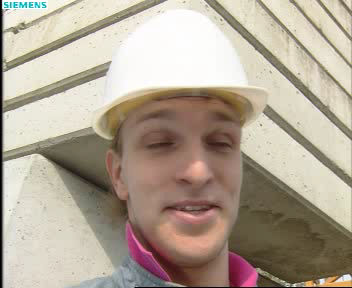
%> input picture Inpainting  package/foreman.bmp, 352 x 288 px
$ octave Demo_PnPADMM_TruncatedL1_Inpainting.m   (GNU Octave 9; MATLAB toolbox functions it lacks are replaced by stand-ins)
%> lines starting %> are read from the running program, lines starting %| are printed output that depends on the picture
### psnr.m
function p=psnr(rim,im)

%The function calculate the peak signal-to-noise ration.
% p=10*(log10(size(im,1)*size(im,2))-log10(norm(rim(:)-im(:))^2));

[m,n] = size(im);
MSE = norm(rim-im,'fro')^2/(m*n);
p = -10*log10(MSE);

### Inpainting  package/Demo_PnPADMM_TruncatedL1_Inpainting.m
% -------------------------------------------------------------------------
%   These MATLAB programs implement four typical Inpainting experiments (pixel missing) for five standard color test
%   images and mask removal for two of them using Denoiser regularization + Trunctaed Framelet L1 regularization
%   model with hybrid priors \lambda1 Denoiser(u) + \lambda2 ||(Wu)T||_1 + 1/2 ||Au - f||_2^2 as described in paper:
%   REQUIREMENTS
% ------------------------------------------------------------------
% *) Matlab 7.10.0(2010a) or later with installed:
% *) BM3D denoiser with installed:
% *) Wavelet tight frame with installed:
% ------------------------------------------------------------------
%   Title: A Universal Model-based Single Image Restoration Framework Using Hybrid Priors
%   Author: Liangtgian He and Yilun Wang
%   Version 1.0
%   Author: Liangtian He
%   Email:  helt@ahu.edu.cn
%   Last modified by L. He, October 2018
%   The updated version of our source code will be released later
% -------------------------------------------------------------------------
clear
clc
clf
addpath('../')
randn('seed',0); %  Fix random seed
%% Data percentage
Ratio_Set = [0.2, 0.3, 0.5, 0.8];
for ImgNo = 3
    for ratio_num = 1
        switch ImgNo
            case 1
                OrgName = 'lena256.jpg';
            case 2
                OrgName = 'House256rgb.png';
            case 3
                OrgName = 'foreman.bmp';
            case 4
                OrgName = 'Butterfly.tif';
            case 5
                OrgName = 'leaves.tif';
        end
    end
end
ratio = Ratio_Set(ratio_num); % ratio of available data, Options: [0.2, 0.3, 0.5, 0.8]
x_rgb = imread(OrgName); % Original True Image
%> x_rgb is the input picture: size 288x352x3 uint8; mean R, G, B 177.8, 165.5, 149.6
[N,M,dim]=size(x_rgb);
%> N = 288; M = 352; dim = 3
figure(1);imshow(x_rgb); title(sprintf('Original clean image'),'fontsize',13);
x_yuv = rgb2ycbcr(x_rgb);
%> x_yuv: size 288x352x3 uint8; mean of channels 1, 2, 3 159.7, 119.2, 134.6
x = double(x_yuv(:,:,1)); % Deal with Y Component
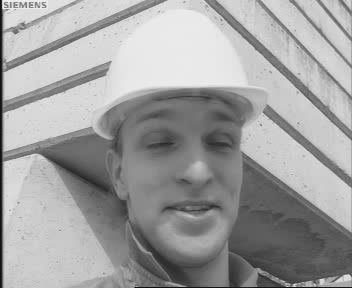
%> x: size 288x352 double; min 16, max 235, mean 159.7
x_org = x;
x_inpaint_rgb = zeros(size(x_rgb));
x_inpaint_yuv = zeros(size(x_yuv));
x_inpaint_yuv(:,:,2) = x_yuv(:,:,2); % Copy U Componet
%> x_inpaint_yuv: size 288x352x3 double; mean of channels 1, 2, 3 0, 119.2, 0
x_inpaint_yuv(:,:,3) = x_yuv(:,:,3); % Copy V Componet
%> x_inpaint_yuv: size 288x352x3 double; mean of channels 1, 2, 3 0, 119.2, 134.6

MaskType = 1; % 1 for random mask; 2 for text mask
switch MaskType
   case 1
     rand('seed',0);
     O = double(rand(size(x)) > (1-ratio));
   case 2
     O = imread('TextMask256.png'); %% 256 * 256
%      O = imread('TextMask2.png'); %% 352 * 288 for test image 'foreman'
     O = double(O>128);
     O = O(:,:,1) ;
end
% Generate Missing Image
y_missing_rgb = zeros(size(x_rgb));
y_missing_rgb(:,:,1) = uint8(double(x_rgb(:,:,1)).*O);
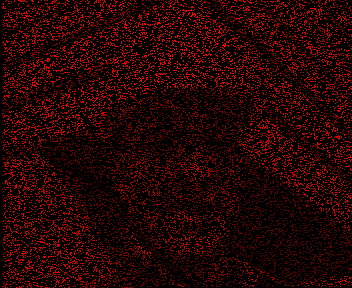
%> y_missing_rgb: size 288x352x3 double; mean R, G, B 35.6, 0, 0
y_missing_rgb(:,:,2) = uint8(double(x_rgb(:,:,2)).*O);
y_missing_rgb(:,:,3) = uint8(double(x_rgb(:,:,3)).*O);
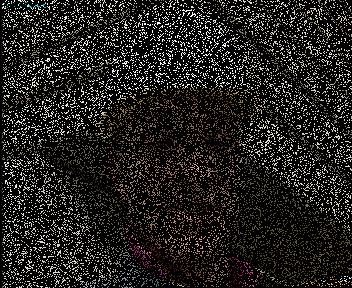
%> y_missing_rgb: size 288x352x3 double; mean R, G, B 35.6, 33.2, 30

y= x.* O;
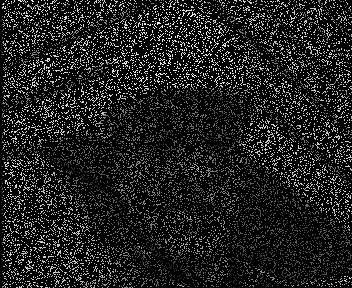
%> y: size 288x352 double; min 0, max 235, mean 32
%%%%%%%%%%%%%%%%%%%%%%%%%%%%%%%%%%%%%%%%%%%%%%%%%%%%%%%%%%%%%%%%%%%%%%%%%%%
% Considering the Case with Gaussian White Noise. When Noise_flag is zero, no noise is added.
%%%%%%%%%%%%%%%%%%%%%%%%%%%%%%%%%%%%%%%%%%%%%%%%%%%%%%%%%%%%%%%%%%%%%%%%%%%
Noise_flag =  0  ;
if (Noise_flag)
%      BSNR = 40;
%      Py = var(x(:));
%      sigma = sqrt((Py/10^(BSNR/10)));
% Add noise
     sigma = 0 ;
     y = y + sigma*randn(N,M);
end
psnr_inpainted = psnr(y/255,x/255) ;
%> in psnr, `MSE = norm(rim-im,'fro')^2/(m*n);`: MSE = 0.349
%> in psnr, `p = -10*log10(MSE);`: p = 4.57
%> psnr_inpainted = 4.57
figure(2);imshow(uint8(y_missing_rgb)); title(sprintf('Missed image,PSNR: %4.2fdB',psnr_inpainted),'fontsize',13);
%% OPEN INTERFACE
%% GSR recovered results (pixel missing)
% load GSRlenaRatio20.mat ;       %% lena ;
% load GSRlenaRatio30.mat ;
% load GSRlenaRatio50.mat ;
% load GSRlenaRatio80.mat ;
% load GSRhouseRatio20.mat ;      %% house ;
% load GSRhouseRatio30.mat ;
% load GSRhouseRatio50.mat ;
% load GSRhouseRatio80.mat ;
% load GSRbutterflyRatio20.mat ;      %% Monarch ;
% load GSRbutterflyRatio30.mat ;
% load GSRbutterflyRatio50.mat ;
% load GSRbutterflyRatio80.mat ;
%> (the run ends here)
